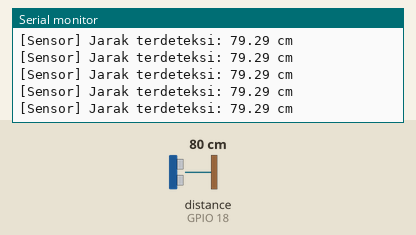
The sketch below on a simulated ESP32. Parts: the last lines printed to the serial monitor. Wiring (inferred from the names in the program): ultrasonic range finder: trigger GPIO 5; echo GPIO 18. The test bench sets the inputs (shaded band); at power-on: distance to the obstacle (sensor on GPIO 18) 80 cm. The echo pulse lasts 58.3 µs per cm; WiFi joins after 1.5 s; servers stay silent unless stated.

Above: at 2.7 s.
2.8 s: distance to the obstacle (sensor on GPIO 18) set to 2 cm
At 2.88 s:
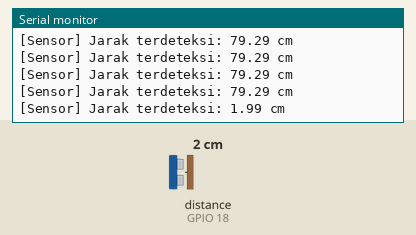
5.3 s: distance to the obstacle (sensor on GPIO 18) set to 4 cm
At 5.3 s:
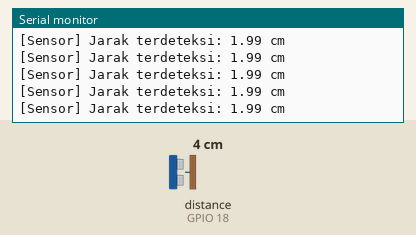
Timing chart, 0 to 8.3 s (numbered marks = the images above; inputs shaded):
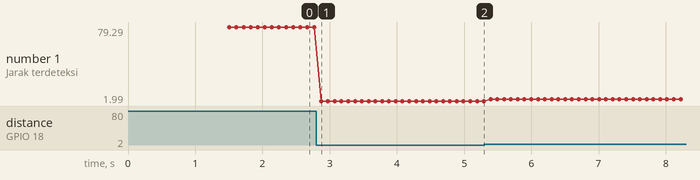

The sketch:

ESP32_Connect_to_Telegram.ino
```cpp
#include <UniversalTelegramBot.h>
#include <WiFi.h>
#include <WiFiClientSecure.h>
#include <ArduinoJson.h>

// Konfigurasi WiFi dengan ESP32
const char* ssid = "Ambaspot";
const char* password = "altiano29";

// Bot Telegram
#define BOTtoken "123456789:ABCDefghIJKLmnopQRSTuv"
#define CHAT_ID "987654321"

//WiFIClientSecure
WiFiClientSecure client;
UniversalTelegramBot bot(BOTtoken, client);

const int trigPin = 5;
const int echoPin = 18;
float jarakTerakhir = 0;

void setup() {
    Serial.begin(115200);

    WiFi.begin(ssid, password);
    client.setInsecure();

    while (WiFi.status() != WL_CONNECTED) {
      delay(500);
      Serial.print(".");
    }

    Serial.println("");                 // Mencetak baris baru
    Serial.println("WiFi connected.");  // Mencetak status koneksi berhasil
    Serial.println("IP address: ");     // Mencetak label alamat IP
    Serial.println(WiFi.localIP());     // Mencetak alamat IP yang didapatkan oleh ESP32


    // Membuat Task untuk Sensor di Core 0
    xTaskCreatePinnedToCore(
          TaskSensor,
          "BacaSensor",
          2048,
          NULL,
          1,
          NULL,
          0
      );

      xTaskCreatePinnedToCore(
        TaskTele,
        "KirimPesan",
        8192,
        NULL,
        2,
        NULL,
        1
      );
  }

  void loop() {} // loop() dikosongkan karena sudah pakai Task

  void TaskSensor(void *pv) {
      pinMode(5, OUTPUT);
      pinMode(18, INPUT);

      for(;;) { // Infinit Loop
        // Logika HC-SR04
        digitalWrite(trigPin, LOW);
        delayMicroseconds(2);
        digitalWrite(trigPin, HIGH);
        delayMicroseconds(10);
        digitalWrite(trigPin, LOW);

        long duration = pulseIn(echoPin, HIGH);
        jarakTerakhir = duration * 0.034 / 2;

        Serial.printf("[Sensor] Jarak terdeteksi: %.2f cm\n", jarakTerakhir);
        vTaskDelay(100 / portTICK_PERIOD_MS);
    }
  }

  void TaskTele(void *pv) {
      for(;;) {
        if (jarakTerakhir < 20 && jarakTerakhir > 0) {
            String message = "Objek dekat! di jarak: " + String(jarakTerakhir) + " cm";

          Serial.println("Mengirim pesan ke Telegram...");

          if (bot.sendMessage(CHAT_ID, message, "")) {
            Serial.println("Pesan tekirim kayaknya?");
          }

          vTaskDelay(10000 / portTICK_PERIOD_MS);
        }

      vTaskDelay(1000 / portTICK_PERIOD_MS);
    }
  }
    
```

Measured:
- after the input at 2.8 s, the serial monitor: prints a new line after 0.07 s (image 1)
- plotted number 1: 79.29 → 1.99 after the input at 2.8 s, 1.99 → 3.98 after the input at 5.3 s
